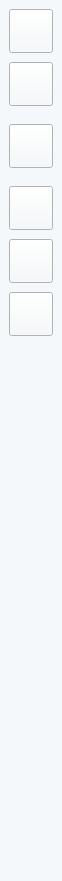
      <widget class="QWidget" name="widget_82" native="true">
       <property name="geometry">
        <rect>
         <x>0</x>
         <y>126</y>
         <width>62</width>
         <height>881</height>
        </rect>
       </property>
       <property name="sizePolicy">
        <sizepolicy hsizetype="Fixed" vsizetype="Preferred">
         <horstretch>0</horstretch>
         <verstretch>0</verstretch>
        </sizepolicy>
       </property>
       <property name="minimumSize">
        <size>
         <width>62</width>
         <height>881</height>
        </size>
       </property>
       <property name="baseSize">
        <size>
         <width>0</width>
         <height>881</height>
        </size>
       </property>
       <property name="styleSheet">
        <string notr="true">background-color: rgb(245, 248, 250);
border-color: rgb(0, 0, 0);</string>
       </property>
       <widget class="QPushButton" name="pushButton_113">
        <property name="geometry">
         <rect>
          <x>9</x>
          <y>9</y>
          <width>44</width>
          <height>44</height>
         </rect>
        </property>
        <property name="sizePolicy">
         <sizepolicy hsizetype="Fixed" vsizetype="Fixed">
          <horstretch>0</horstretch>
          <verstretch>0</verstretch>
         </sizepolicy>
        </property>
        <property name="minimumSize">
         <size>
          <width>44</width>
          <height>44</height>
         </size>
        </property>
        <property name="styleSheet">
         <string notr="true">border-image: url(:/sidebar/Asset 6.png);</string>
        </property>
        <property name="text">
         <string/>
        </property>
       </widget>
       <widget class="QPushButton" name="pushButton_114">
        <property name="geometry">
         <rect>
          <x>9</x>
          <y>62</y>
          <width>44</width>
          <height>44</height>
         </rect>
        </property>
        <property name="sizePolicy">
         <sizepolicy hsizetype="Fixed" vsizetype="Fixed">
          <horstretch>0</horstretch>
          <verstretch>0</verstretch>
         </sizepolicy>
        </property>
        <property name="minimumSize">
         <size>
          <width>44</width>
          <height>44</height>
         </size>
        </property>
        <property name="styleSheet">
         <string notr="true">border-image: url(:/sidebar/Asset 8.png);</string>
        </property>
        <property name="text">
         <string/>
        </property>
       </widget>
       <widget class="QPushButton" name="pushButton_115">
        <property name="geometry">
         <rect>
          <x>9</x>
          <y>124</y>
          <width>44</width>
          <height>44</height>
         </rect>
        </property>
        <property name="sizePolicy">
         <sizepolicy hsizetype="Fixed" vsizetype="Fixed">
          <horstretch>0</horstretch>
          <verstretch>0</verstretch>
         </sizepolicy>
        </property>
        <property name="minimumSize">
         <size>
          <width>44</width>
          <height>44</height>
         </size>
        </property>
        <property name="styleSheet">
         <string notr="true">border-image: url(:/sidebar/Asset 9.png);</string>
        </property>
        <property name="text">
         <string/>
        </property>
       </widget>
       <widget class="QPushButton" name="pushButton_116">
        <property name="geometry">
         <rect>
          <x>9</x>
          <y>186</y>
          <width>44</width>
          <height>44</height>
         </rect>
        </property>
        <property name="sizePolicy">
         <sizepolicy hsizetype="Fixed" vsizetype="Fixed">
          <horstretch>0</horstretch>
          <verstretch>0</verstretch>
         </sizepolicy>
        </property>
        <property name="minimumSize">
         <size>
          <width>44</width>
          <height>44</height>
         </size>
        </property>
        <property name="styleSheet">
         <string notr="true">border-image: url(:/sidebar/Asset 10.png);</string>
        </property>
        <property name="text">
         <string/>
        </property>
       </widget>
       <widget class="QPushButton" name="pushButton_117">
        <property name="geometry">
         <rect>
          <x>9</x>
          <y>239</y>
          <width>44</width>
          <height>44</height>
         </rect>
        </property>
        <property name="sizePolicy">
         <sizepolicy hsizetype="Fixed" vsizetype="Fixed">
          <horstretch>0</horstretch>
          <verstretch>0</verstretch>
         </sizepolicy>
        </property>
        <property name="minimumSize">
         <size>
          <width>44</width>
          <height>44</height>
         </size>
        </property>
        <property name="styleSheet">
         <string notr="true">border-image: url(:/sidebar/Asset 11.png);</string>
        </property>
        <property name="text">
         <string/>
        </property>
       </widget>
       <widget class="QPushButton" name="pushButton_118">
        <property name="geometry">
         <rect>
          <x>9</x>
          <y>292</y>
          <width>44</width>
          <height>44</height>
         </rect>
        </property>
        <property name="sizePolicy">
         <sizepolicy hsizetype="Fixed" vsizetype="Fixed">
          <horstretch>0</horstretch>
          <verstretch>0</verstretch>
         </sizepolicy>
        </property>
        <property name="minimumSize">
         <size>
          <width>44</width>
          <height>44</height>
         </size>
        </property>
        <property name="styleSheet">
         <string notr="true">border-image: url(:/sidebar/Asset 12.png);</string>
        </property>
        <property name="text">
         <string/>
        </property>
       </widget>
      </widget>
